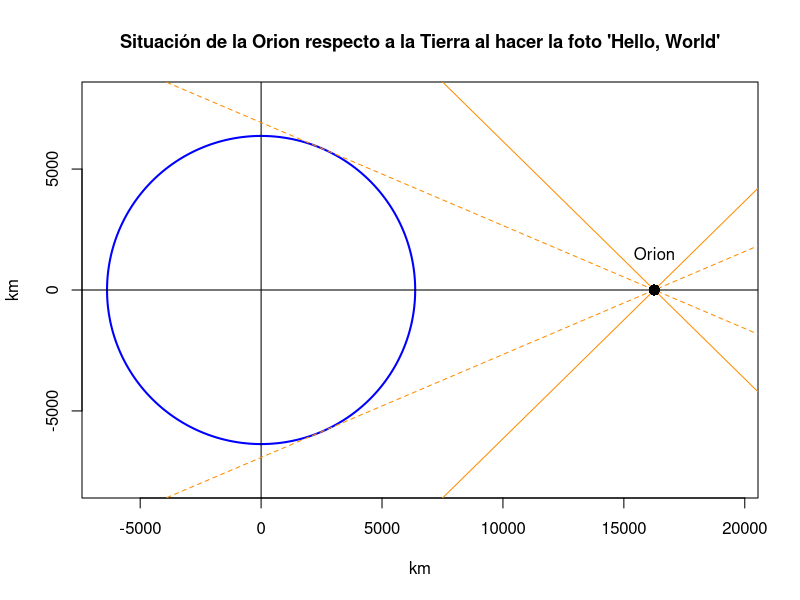

Recreate this plot in R.
# Distance from Earth at which the Artemis II 'Hello, World' picture was taken
# www.overfitting.net
# https://www.overfitting.net/2026/04/a-que-distancia-de-la-tierra-se-hizo-la.html


library(Cairo)

    # Radios
    R <- 6371
    d <- 6371 + 9889  # 16260
    
    CairoPNG("orion512.png", width=512, height=800)
    par(cex = 1,
        cex.lab = 1,
        cex.axis = 1,
        cex.main = 1.1)
    
    # Preparar ventana
    plot(0, 0, type = "n",
         xlim = c(-R, d*1.2),
         ylim = c(-R*1.1, R*1.1),
         asp = 1,
         xlab = "km", ylab = "km",
         main = "Situación de la Orion respecto a la Tierra al hacer la foto 'Hello, World'")
    
    # Circunferencia
    theta <- seq(0, 2*pi, length.out = 500)
    lines(R * cos(theta), R * sin(theta), col = "blue", lwd = 2)
    
    # Línea centro-Orion
    abline(h=0, v=0)
    
    # ---- RECTAS ±44.482° ----
    angulo1 <- 44.482 * pi / 180
    m1 <- tan(angulo1)
    m2 <- tan(-angulo1)
    
    L <- d * 2
    segments(d - L, 0 - m1*L,
             d + L, 0 + m1*L,
             col = "darkorange", lwd = 1)
    segments(d - L, 0 - m2*L,
             d + L, 0 + m2*L,
             col = "darkorange", lwd = 1)
    
    # ---- RECTAS ±23.068° ----
    angulo2 <- 23.068 * pi / 180
    m3 <- tan(angulo2)
    m4 <- tan(-angulo2)
    
    segments(d - L, 0 - m3*L,
             d + L, 0 + m3*L,
             col = "darkorange", lwd = 1, lty = 2)
    segments(d - L, 0 - m4*L,
             d + L, 0 + m4*L,
             col = "darkorange", lwd = 1, lty = 2)
    
    # Punto Orion
    points(d, 0, pch = 16, cex = 1.5)
    # Etiqueta
    text(d, 0, labels = "Orion", pos = 3, offset = 1.5)

dev.off()
